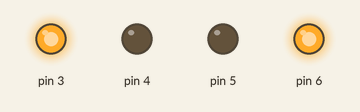
The sketch below on a simulated Arduino Uno, built with avr-gcc and run on an emulated ATmega328P. On the bench: output pins drawn as LEDs (lit = HIGH).

Above: at 0.2 s.
At 0.7 s:
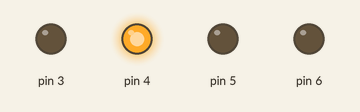
At 2.7 s:
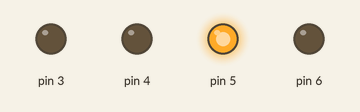
Timing chart, 0 to 3.5 s (numbered marks = the images above):
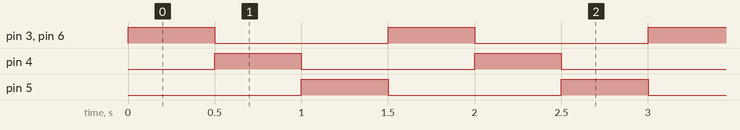

Measured:
- by itself, pin 3–6: alternates HIGH for 0.50 s and LOW for 1.0 s
- by itself, everything shown: repeats every 1.5 s, in 3 steps

The sketch:

Chasing_Lights.ino
```cpp
int time=500;

void setup() {
  pinMode(3,OUTPUT);
  pinMode(4,OUTPUT);
  pinMode(5,OUTPUT);
  pinMode(6,OUTPUT);
}

void loop() {
  digitalWrite(3,HIGH);
  digitalWrite(4,LOW);
  digitalWrite(5,LOW);
  digitalWrite(6,HIGH);
  delay(time);
  digitalWrite(3,LOW);
  digitalWrite(4,HIGH);
  digitalWrite(5,LOW);
  digitalWrite(6,LOW);
  delay(time);
  digitalWrite(3,LOW);
  digitalWrite(4,LOW);
  digitalWrite(5,HIGH);
  digitalWrite(6,LOW);
  delay(time);
}
```
